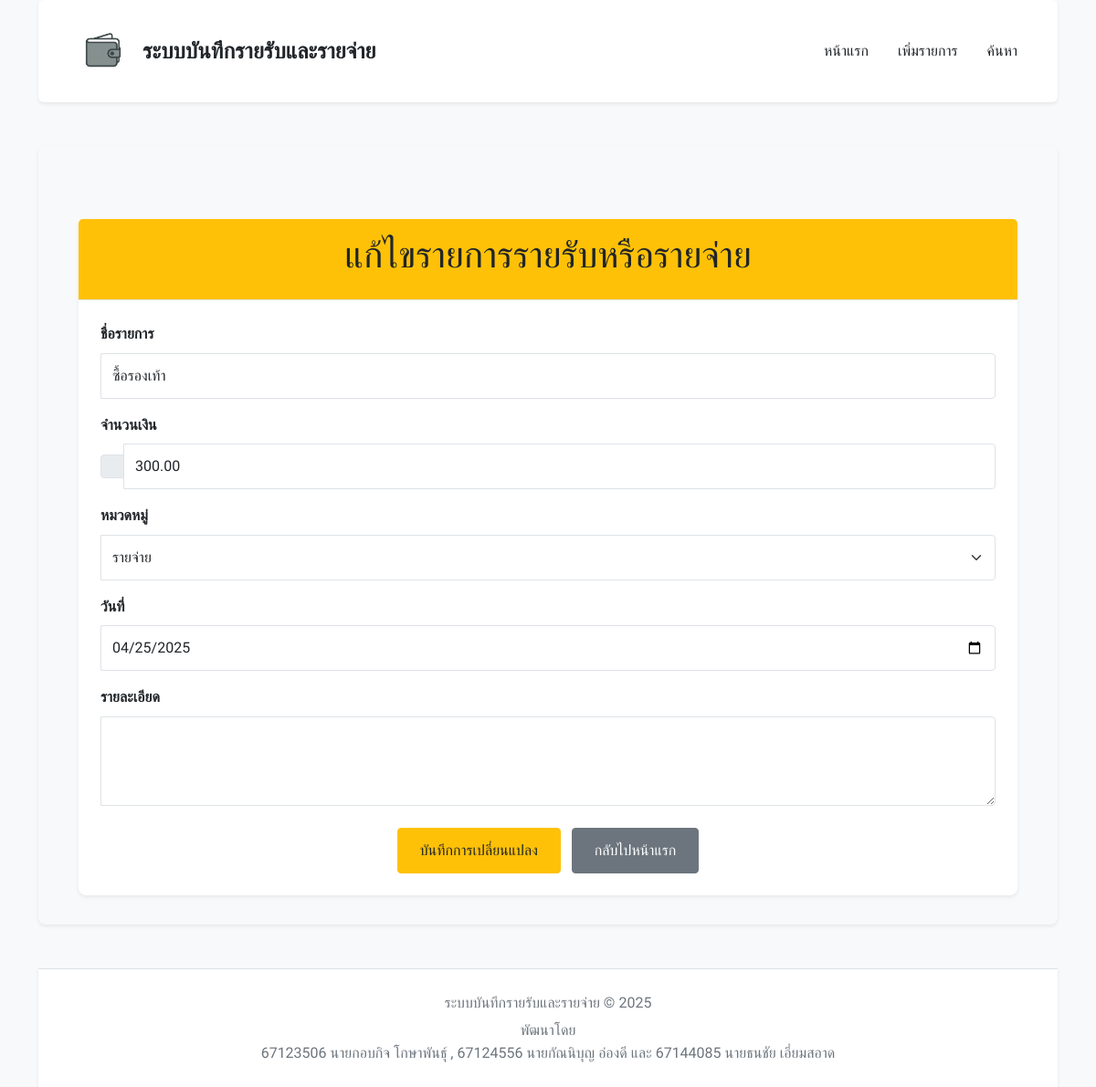
The page /edit/23/ on the database its author committed.
### expense_tracker/models.py (models this page shows, shortened)
class Transaction(models.Model):
    CATEGORY_CHOICES = [
        ('income', 'รายรับ'),
        ('expense', 'รายจ่าย'),
    ]
    name = models.CharField("ชื่อรายการ ", max_length=200)
    amount = models.DecimalField("จำนวนเงิน ", max_digits=10, decimal_places=2)
    category = models.CharField("หมวดหมู่ ", max_length=10, choices=CATEGORY_CHOICES,blank=False, null=False)
    date = models.DateField("วันที่ ")
    description = models.TextField("รายละเอียด ", blank=True, null=True)

### expense_tracker/views.py (the view)
# urls.py: path('edit/<int:pk>/', views.edit_transaction, name='edit_transaction'),
def edit_transaction(request, pk):
    transaction = get_object_or_404(Transaction, pk=pk)
    if request.method == 'POST':
        form = TransactionForm(request.POST, instance=transaction)
        if form.is_valid():
            form.save()
            return redirect('home')
    else:
        form = TransactionForm(instance=transaction)
    return render(request, 'edit_transaction.html', {'form': form, 'transaction': transaction})

### expense_tracker/forms.py
class TransactionForm(forms.ModelForm):
    class Meta:
        model = Transaction
        fields = ['name', 'amount', 'category', 'date', 'description']
        widgets = {
            'date': forms.DateInput(attrs={'type': 'date',}),
        }

### expense_tracker/templates/edit_transaction.html (shortened to what this page needs)
{% extends "base.html" %}
{% block content %}
{% load widget_tweaks %}
<div class="container mt-5">
    <div class="card shadow-sm">
        <div class="card-header bg-warning text-dark text-center py-3">
            <h1>แก้ไขรายการรายรับหรือรายจ่าย</h1>
        </div>
        <div class="card-body p-4">
            <form method="POST">
                <div class="mb-3">
                    <label for="id_name" class="form-label">ชื่อรายการ</label>
                    {{ form.name|add_class:"form-control" }}
                </div>
                <div class="mb-3">
                    <label for="id_amount" class="form-label">จำนวนเงิน</label>
                    <div class="input-group">
                        <span class="input-group-text"></span>
                        {{ form.amount|add_class:"form-control" }}
                    </div>
                </div>
                <div class="mb-3">
                    <label for="id_category" class="form-label">หมวดหมู่</label>
                    {{ form.category|add_class:"form-select" }}
                </div>
                <div class="mb-3">
                    <label for="id_date" class="form-label">วันที่</label>
                    {{ form.date|add_class:"form-control"|attr:"type:date" }}
                </div>
                <div class="mb-3">
                    <label for="id_description" class="form-label">รายละเอียด</label>
                    {{ form.description|add_class:"form-control"|attr:"rows:3" }}
                </div>
                <div class="text-center mt-4">
                    <button type="submit" class="btn btn-warning me-2">บันทึกการเปลี่ยนแปลง</button>
                    <a class="btn btn-secondary" href="{% url 'home' %}">กลับไปหน้าแรก</a>
                </div>
            </form>
        </div>
    </div>
</div>
{% endblock %}

### expense_tracker/static/css/styles.css (style rules this page uses)
:root { --primary-color: #007bff; --secondary-color: #6c757d; --accent-color: #28a745; --light-bg: #f8f9fa; --dark-text: #343a40; --border-color: #dee2e6; }
body { font-family: 'Prompt', sans-serif; color: var(--dark-text); line-height: 1.6; }
.form-control { border: 1px solid var(--border-color); border-radius: 4px; padding: 0.75rem; width: 100%; box-sizing: border-box; }
.form-label { font-weight: bold; margin-bottom: 0.5rem; display: block; }
.card { box-shadow: 0 0.125rem 0.25rem rgba(0, 0, 0, 0.075); border: none; border-radius: 8px; }
.card-header { background-color: var(--primary-color); color: white; text-align: center; padding: 1rem 0; border-radius: 8px 8px 0 0; border-bottom: 1px solid var(--border-color); }
.card-body { padding: 1.5rem; }
.form-select { border: 1px solid var(--border-color); border-radius: 4px; padding: 0.75rem; width: 100%; box-sizing: border-box; }
.input-group { display: flex; align-items: center; }
.input-group-text { background-color: #e9ecef; border: 1px solid var(--border-color); border-radius: 4px 0 0 4px; padding: 0.75rem; color: var(--secondary-color); }
.form-control:not(:first-child), .form-select:not(:first-child) { border-top-left-radius: 0; border-bottom-left-radius: 0; }
.btn-warning { background-color: #ffc107; border-color: #ffc107; color: #212529; padding: 0.75rem 1.5rem; border-radius: 4px; text-decoration: none; transition: background-color 0.3s ease, border-color 0.3s ease; }
.btn-secondary { background-color: var(--secondary-color); border-color: var(--secondary-color); color: white; padding: 0.75rem 1.5rem; border-radius: 4px; text-decoration: none; transition: background-color 0.3s ease, border-color 0.3s ease; }
.text-center { text-align: center; }
.mt-4 { margin-top: 1.5rem; }
.mt-5 { margin-top: 3rem; }
.mb-3 { margin-bottom: 1rem; }
.me-2 { margin-right: 0.5rem; }
.bg-warning { background-color: #ffc107 !important; }
.text-dark { color: #212529 !important; }

### rows shown on the page
Transaction: name "ซื้อรองเท้า", amount "300.00", category "รายจ่าย", date "04/25/2025"

### other values the page prints
{{ year|default:"2025" }} "2025"
